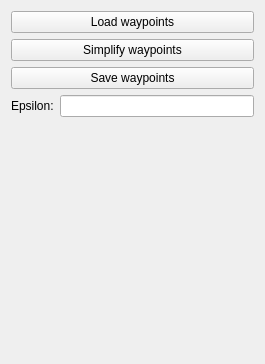
<?xml version="1.0" encoding="UTF-8"?>
<ui version="4.0">
 <class>RDP</class>
 <widget class="QWidget" name="RDP">
  <property name="geometry">
   <rect>
    <x>0</x>
    <y>0</y>
    <width>265</width>
    <height>364</height>
   </rect>
  </property>
  <property name="minimumSize">
   <size>
    <width>100</width>
    <height>100</height>
   </size>
  </property>
  <property name="windowTitle">
   <string>Form</string>
  </property>
  <layout class="QGridLayout" name="gridLayout">
   <item row="0" column="0">
    <layout class="QVBoxLayout" name="verticalLayout">
     <item>
      <widget class="QPushButton" name="load_waypoints_button">
       <property name="text">
        <string>Load waypoints</string>
       </property>
      </widget>
     </item>
     <item>
      <widget class="QPushButton" name="simplify_button">
       <property name="text">
        <string>Simplify waypoints</string>
       </property>
      </widget>
     </item>
     <item>
      <widget class="QPushButton" name="save_waypoints_button">
       <property name="text">
        <string>Save waypoints</string>
       </property>
      </widget>
     </item>
     <item>
      <layout class="QHBoxLayout" name="horizontalLayout">
       <item>
        <widget class="QLabel" name="epsilon_label">
         <property name="text">
          <string>Epsilon:</string>
         </property>
        </widget>
       </item>
       <item>
        <widget class="QLineEdit" name="epsilon_line_edit"/>
       </item>
      </layout>
     </item>
     <item>
      <spacer name="verticalSpacer">
       <property name="orientation">
        <enum>Qt::Vertical</enum>
       </property>
       <property name="sizeHint" stdset="0">
        <size>
         <width>188</width>
         <height>188</height>
        </size>
       </property>
      </spacer>
     </item>
    </layout>
   </item>
  </layout>
 </widget>
 <resources/>
 <connections/>
</ui>
